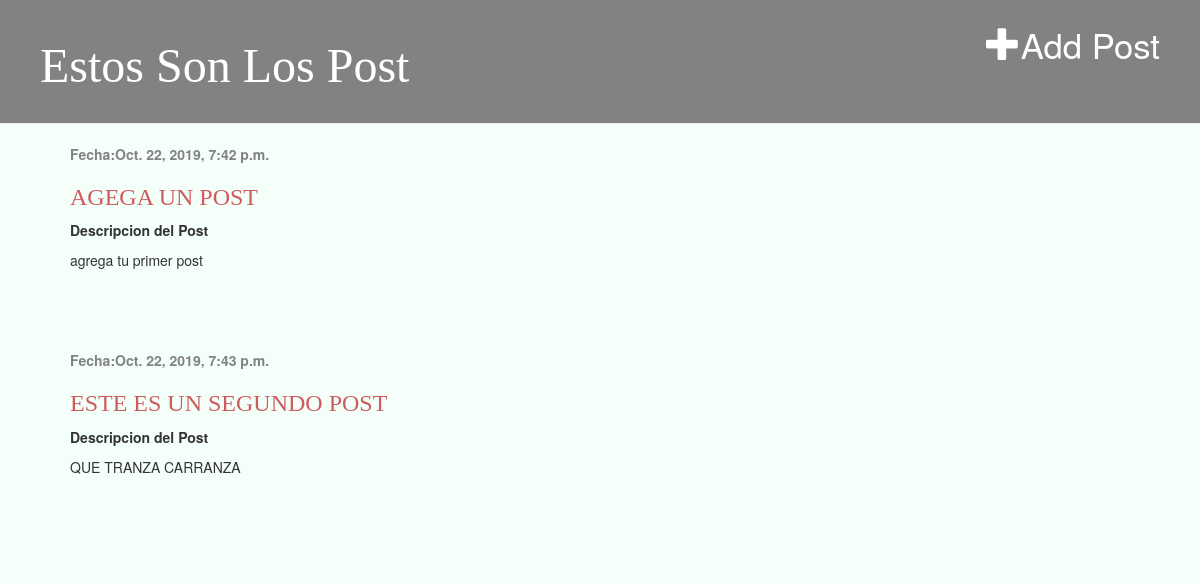
Before: / with the older database file.
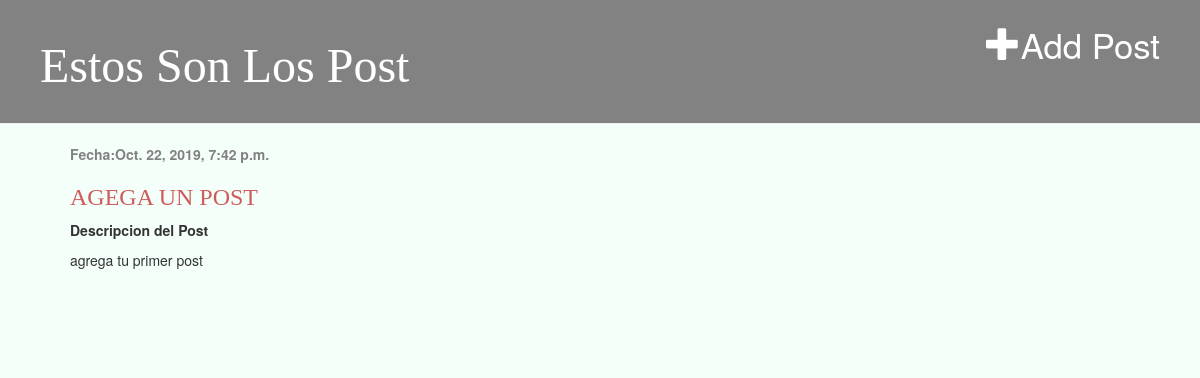
After: the same page with the newer database file.
### blog/models.py (models this page shows, shortened)
class Post(models.Model):
    author = models.ForeignKey('auth.User', on_delete=models.CASCADE)
    title = models.CharField(max_length=200)
    text = models.TextField()
    created_date = models.DateTimeField(
            default=timezone.now)
    published_date = models.DateTimeField(
            blank=True, null=True)

### blog/views.py (the view)
# urls.py: path('', views.post_list, name='post_list'),
def post_list(request):
    posts = Post.objects.filter(published_date__lte=timezone.now()).order_by('published_date')
    return render(request, 'blog/post_list.html', {'posts': posts})

### blog/templates/blog/post_list.html (shortened to what this page needs)
{% load static %}
<html>
    <head>
        <link rel="stylesheet" href="//maxcdn.bootstrapcdn.com/bootstrap/3.2.0/css/bootstrap.min.css">
        <link rel="stylesheet" href="//maxcdn.bootstrapcdn.com/bootstrap/3.2.0/css/bootstrap-theme.min.css">
        <link rel="stylesheet" href="{% static 'css/blog.css' %}">
    </head>
    <body>
        <div class="page-header">
            <a href="{% url 'post_new' %}" class="top-menu"><span class="glyphicon glyphicon-plus"></span><p1>Add Post</p1></a>
            <h1><a href="/">Estos Son Los Post</a></h1>
        </div>
        <div class="content container">
            <div class="row">
                <div class="col-md-8">
               {% block content %}
    {% for post in posts %}
        <div class="post">
            <div class="date">
                <p><b>Fecha:{{ post.published_date }}</b></p>
            </div>
            <h2><a href="{% url 'post_detail' pk=post.pk %}">{{ post.title }} </a></h2>
            <p><b>Descripcion del Post</b></p>
            <p>{{ post.text|linebreaksbr }} </p>
        </div>
    {% endfor %}
{% endblock %}
                </div>
            </div>
        </div>
    </body>
</html>

### blog/static/css/blog.css (style rules this page uses)
.page-header { margin-top: 0; padding: 20px 20px 20px 40px; background: #828282; }
body { background: #F5FFFA; }
.page-header h1, .page-header h1 a, .page-header h1 a:visited, .page-header h1 a:active { color: #ffffff; font-size: 36pt; text-decoration: none; }
.content { margin-left: 55px; }
h1 { font-family: 'Snell Roundhand', cursive; }
h2, h3, h4 { font-family: 'fantasy', cursive; font-size:18pt; }
.date { color: #828282; }
.top-menu, .top-menu:hover, .top-menu:visited { color: #ffffff; float: right; font-size: 26pt; margin-right: 20px; }
.post { margin-bottom: 80px; }
.post h2 a, .post h2 a:visited { color: #CD5C5C; }

Changed rows visible on the page:
removed Post: published_date "Oct. 22, 2019, 7:43 p.m.", title "ESTE ES UN SEGUNDO POST", text "QUE TRANZA CARRANZA"
